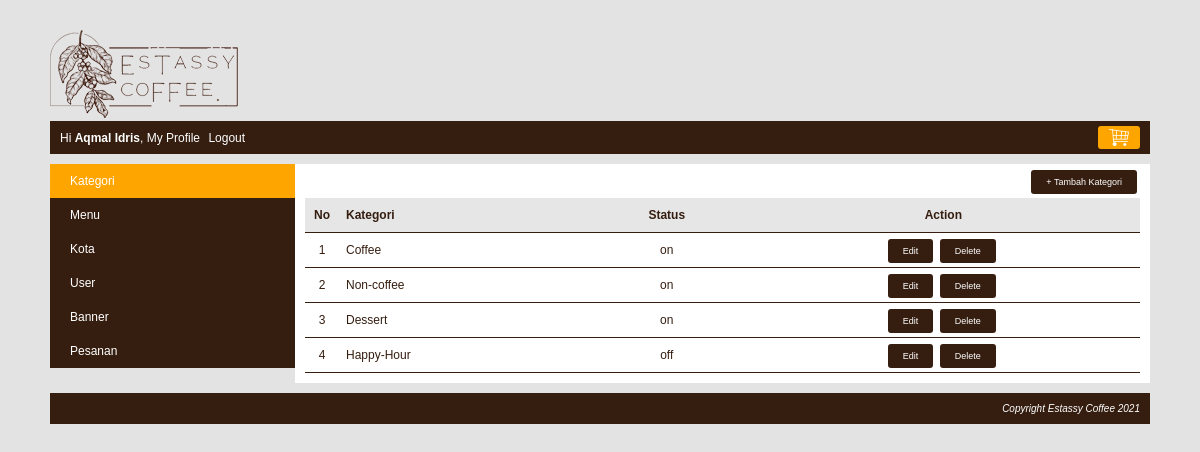
Screenshot of /index.php?page=my_profile&module=kategori&action=list (signed in) with the database file from the repository.
### tables this page shows
CREATE TABLE `kategori` (
  `kategori_id` int(10) NOT NULL,
  `kategori` varchar(150) NOT NULL,
  `status` enum('on','off') NOT NULL
);

### module/kategori/list.php (the view)
<div id="frame-tambah">
	<a href="<?php echo BASE_URL."index.php?page=my_profile&module=kategori&action=form"; ?>" class="tombol-action">+ Tambah Kategori</a>
</div>
<?php
	$queryKategori = mysqli_query($koneksi, "SELECT * FROM kategori");
	if(mysqli_num_rows($queryKategori) == 0){
		echo "<h3>Saat ini belum ada nama kategori di dalam table kategori</h3>";
	}else{
		echo "<table class='table-list'>";
		echo "<tr class='baris-title'>
				<th class='kolom-nomor'>No</th>
				<th class='kiri'>Kategori</th>
				<th class='tengah'>Status</th>
				<th class='tengah'>Action</th>
			 </tr>";
		$no=1;
		while($row=mysqli_fetch_assoc($queryKategori)){
			echo "<tr>
					<td class='kolom-nomor'>$no</td>
					<td class='kiri'>$row[kategori]</td>
					<td class='tengah'>$row[status]</td>
					<td class='tengah'>
						<a class='tombol-action' href='".BASE_URL."index.php?page=my_profile&module=kategori&action=form&kategori_id=$row[kategori_id]'>Edit</a>
						<a class='tombol-action' href='".BASE_URL."module/kategori/action.php?button=Delete&kategori_id=$row[kategori_id]'>Delete</a>
					</td>
				  </tr>";
			$no++;
		}
		echo "</table>";
	}
?>

### css/style.css (style rules this page uses)
body { font-family:arial; font-size:12px; color:#351E10; background:#e3e3e3; margin:0px; }
.table-list { width: 100%; border-collapse: collapse; }
.table-list tr { border-bottom: 1px solid #351E10; }
.table-list tr.baris-title { background: #E6E6E6; }
.table-list tr th, .table-list tr td { padding: 10px 7px; }
.kolom-nomor { width: 20px; text-align: center; }
.tengah { text-align: center; }
.kiri { text-align: left; }
#frame-tambah { margin-bottom: 10px; text-align: right; }
.tombol-action { background: #351E10; color: white; padding: 7px 15px; border-radius: 3px; cursor: pointer; text-decoration: none; margin-right: 3px; font-size: 9px; }

### rows the page displays
kategori: kategori "Coffee", status "on"
kategori: kategori "Non-coffee", status "on"
kategori: kategori "Dessert", status "on"
kategori: kategori "Happy-Hour", status "off"

### other values shown
$nama "Aqmal Idris"
